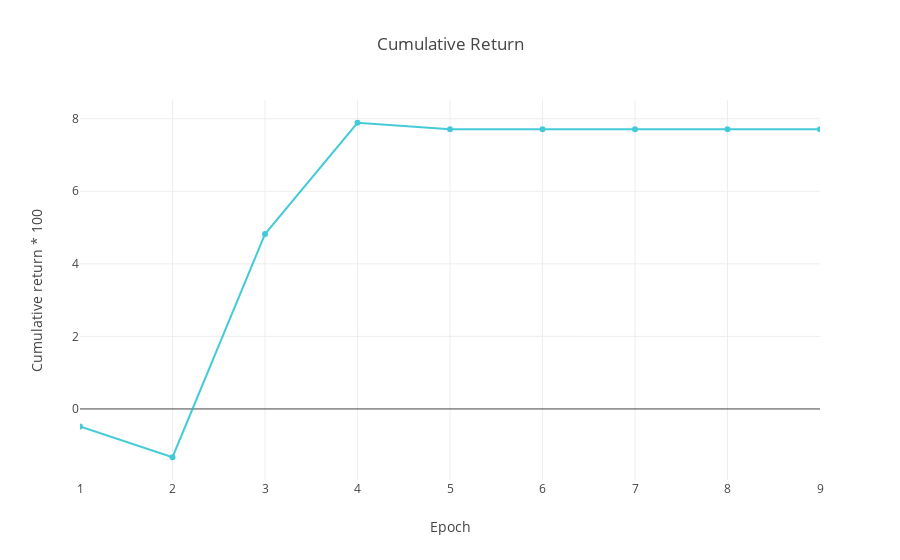

The cell this chart's notebook holds for it:
### Markdown cell above
## Training market simulator

### Code cell
# cum_returns = map(lambda cum_returns: cum_returns * 100, cum_returns)
plot_cum = plot_cum_return(epochs, cum_returns, output_type='nb')
iplot(plot_cum)

### Figure 1 — Plotly figure (JSON) as saved in the notebook; plotly's stock layout.template omitted (floating-point values rounded to 4 significant figures)
{"data": [{"line": {"color": "#17BECF"}, "name": "CR", "opacity": 0.8, "type": "scatter", "uid": "65abe146-2a1c-4bc3-9a3d-979028802a59", "x": [1, 2, 3, 4, 5, 6, 7, 8, 9], "y": [-0.4805, -1.331, 4.819, 7.889, 7.71, 7.71, 7.71, 7.71, 7.71]}], "layout": {"autosize": true, "title": {"text": "Cumulative Return"}, "xaxis": {"range": [1, 9], "rangeselector": {"buttons": [{"count": 1, "label": "1m", "step": "month", "stepmode": "backward"}, {"count": 6, "label": "6m", "step": "month", "stepmode": "backward"}, {"step": "all"}]}, "title": {"text": "Epoch"}, "type": "linear"}, "yaxis": {"autorange": true, "range": [-2.007, 8.565], "title": {"text": "Cumulative return * 100"}, "type": "linear"}}}
